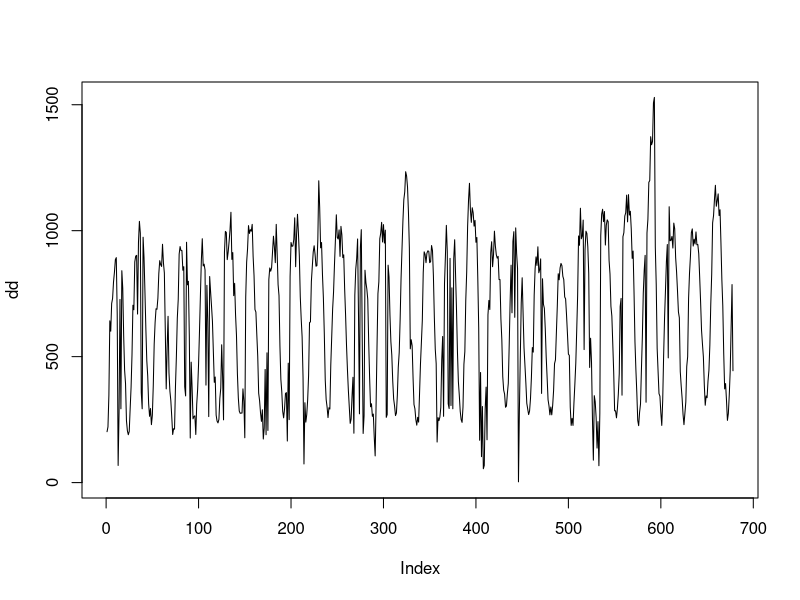
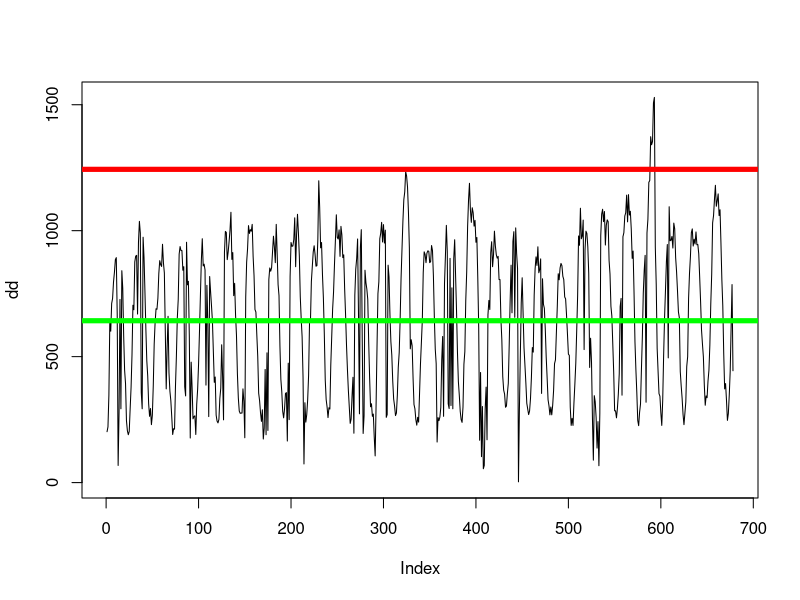

These charts were generated, in order, by the following R code: (Note: this script raises an error after producing the figures.)
width=1000
height=400

d = read.delim('tweets_per_hour_since_baseline.tsv', sep=' ', header=FALSE)
dd = d$V1
png("tweets_per_hour_since_baseline.png", width = width, height = height, bg = "transparent")
plot(dd, type='l', ylim=c(0,max(dd)))
dev.off()
png("tweets_per_hour_since_baseline.trend_limits.png", width = 1000, height = 400, bg = "transparent")
plot(dd, type='l', ylim=c(0,max(dd)))
m = mean(dd)
s = sd(dd)
abline(m, 0, col='green', lwd=5)
abline(m+(2*s), 0, col='red', lwd=5)
dev.off()

png("tweets_over_day.15.png", width = width, height = height, bg = "transparent")
d = read.delim('tweets_over_day.15.tsv', sep=' ', header=FALSE)
dd = d$V1
plot(dd, type='l', ylim=c(0,max(dd)))
dev.off()

png("tweets_over_week.1.png", width = width, height = height, bg = "transparent")
d = read.delim('tweets_over_week.1.tsv', sep=' ', header=FALSE)
dd = d$V1
plot(dd, type='l', ylim=c(0,max(dd)))
dev.off()

#png("term_freqs.png", width = 500, height = 480, bg = "transparent")
#data = read.delim('term_freqs.ssv', sep=' ', header=FALSE)
#freqs = sort(data$V1)
#plot(log10(freqs))
#dev.off()